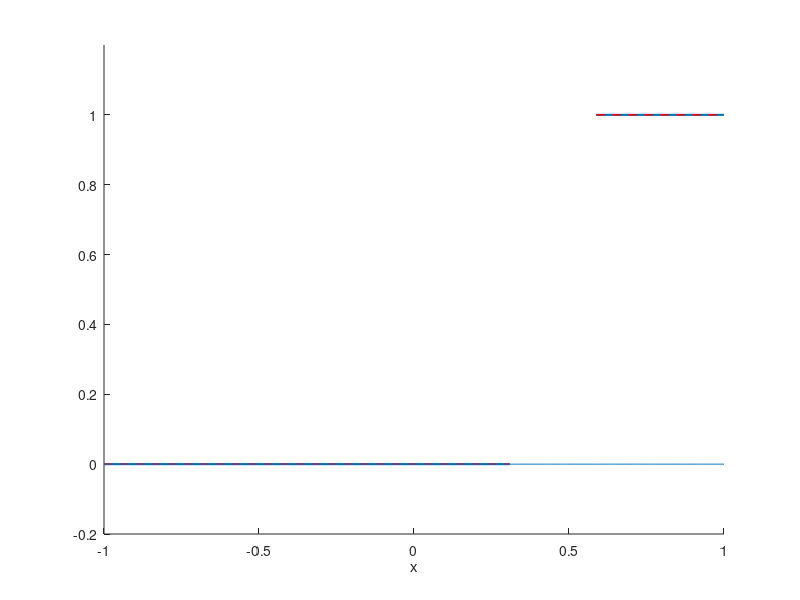

Here is the MATLAB script that generated this plot: (Note: this script raises an error after producing the figure.)
% EE5630 HW7 solution: Optimal FIR design, Part I
%
% Yi-Wen Liu
% Dec. 15, 2021
clear; close all;
omega_p = 0.3*pi;
omega_s = 0.4*pi;
x_p = cos(omega_p);
x_s = cos(omega_s);
L = 12; % result will be Type I FIR with 2N+1 samples

figure(1);
line([-1 x_s],[0 0],'linewidth',1.5); hold on;
line([x_p, 1],[1 1],'linewidth',1.5);
set(gca,'ylim',[-0.2 1.2]);
xlabel('x');

% Manually select L+2 locations on the x-axis in the ascending order, 
% with the following constraints:
% x(1) = -1 and/or x(L+2) = 1
% one of them, say x(6) = x_s;
% the next one, say x(7) = x_p;
df = pi/(L+1);
ff = pi:-df:0;
xx = cos(ff); xx = xx(:);
% Change the one closest to x_p to exactly x_p
[dis,ind] = min(abs(xx-x_p));
xx(ind) = x_p;
xx(ind-1) = x_s;

%% Polynomial fitting
% Now, find a polynomial p(x) with the following constraints for all x values in the array xx:
% If x = xx(k) <= x_s then p(x) = (-1)^k * delta, because  it is in the STOPBAND
% If x = xx(k) >= x_p then p(x) = (-1)^k * delta + 1, because it is in the PASSBAND
% Reference: Oppenheim & Schafer Eq. (7.113)
A = zeros(L+2,L+2);
y = zeros(L+2,1); % y(1:L+1) represents the polynomial, y(end) is delta

%% STUDENTS: you should set up the A matrix for solving Ay = b
% ...
% ...
% ...

%% setting up the b vector, which represents the desired response
b = zeros(L+2,1);
b(ind:end) = 1; % xx(ind) = x_p marks the starting place for the passband.

y = A\b;

delta = abs(y(end));
P = y(1:end-1);

% Plot the polynomial
figure(1);
line([-1 x_s],[delta delta],'linestyle','--','color','red');
line([x_p 1],[1+delta 1+delta],'linestyle','--','color','red');
line([-1 x_s],[-delta -delta],'linestyle','--','color','red');
line([x_p 1],[1-delta 1-delta],'linestyle','--','color','red');


xplotloc = -1:0.005:1; 
len = length(xplotloc);
p_x = zeros(size(xplotloc)); 
for j = 1:len
    thisterm = 1;
    for m = 1:L+1
        p_x(j) = p_x(j) + P(m)*thisterm;
        thisterm = thisterm * xplotloc(j);
    end
end
plot(xplotloc,p_x);

%% Find the FIR coefficients
% P(x) = sum_{k=0:L} a_k x^k = h[0] + 2 sum_{k=1:L} h[k] cos(k arccos(x)) = ...
%    h[0]+2*sum_{k=1:L} T_k(x), with the summation index going from 1 to L.
% The next few lines should find (h[0]... h[L]) from 
% polynomial coeff P(1:L+1)
h = zeros(2*L+1,1);
W = myChebyPol(L);  %% STUDENTS: please write this function. 
% 
% W = myChebyPol(N) should return an (N+1)x(N+1) matrix, in which the
% (m+1)th column represents the mth-order Chebyshev polynomial: 
% T_m(x) = w(1,m+1) + w(2,m+1)x + w(3,m+1)x^2 +... +w(m+1,m+1)x^N for all
% m = 0 to N.
% ...
% ...
% ...

%% Converting from the polynomial back to the filter coeffcients
u = W\P; % the result should be u = [h[0] 2h[1] 2h[2] ... 2h[L]]^T.
h(1) = u(1); % h[0]
h(2:L+1) = u(2:end)/2;

%% Then enforce even symmetry
h = circshift(h,L);
h(1:L) = h(end:-1:L+2);

figure(2);
freqz(h);

setFontSizeForAll(12)
